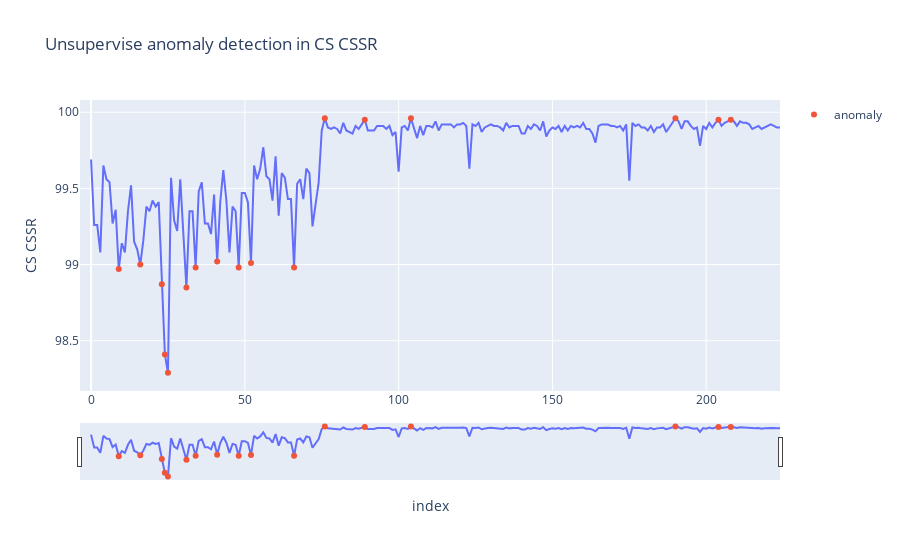

Notebook source saved alongside this figure:
### Code cell
fig = px.line(df, x='index', y='CS CSSR', title='Unsupervise anomaly detection in CS CSSR')
fig.add_trace(go.Scatter(x=ocsvm_anomaly_df["index"].to_list(),
                        y=ocsvm_anomaly_df["CS CSSR"].to_list(),
                        mode='markers',
                        name='anomaly'))
fig.update_xaxes(rangeslider_visible=True)
fig

### Figure 1 — Plotly figure (JSON) as saved in the notebook; plotly's stock layout.template omitted (floating-point values rounded to 4 significant figures; data arrays with more than 128 entries replaced by an {"elided": "..."} marker saying what was removed)
{"data": [{"hovertemplate": "index=%{x}<br>CS CSSR=%{y}<extra></extra>", "legendgroup": "", "line": {"color": "#636efa", "dash": "solid"}, "mode": "lines", "name": "", "orientation": "v", "showlegend": false, "type": "scatter", "x": {"elided": "225 int values"}, "xaxis": "x", "y": {"elided": "225 float values"}, "yaxis": "y"}, {"mode": "markers", "name": "anomaly", "type": "scatter", "x": [9, 16, 23, 24, 25, 31, 34, 41, 48, 52, 66, 76, 89, 104, 190, 204, 208], "y": [98.97, 99, 98.87, 98.41, 98.29, 98.85, 98.98, 99.02, 98.98, 99.01, 98.98, 99.96, 99.95, 99.96, 99.96, 99.95, 99.95]}], "layout": {"legend": {"tracegroupgap": 0}, "title": {"text": "Unsupervise anomaly detection in CS CSSR"}, "xaxis": {"anchor": "y", "domain": [0, 1], "rangeslider": {"visible": true}, "title": {"text": "index"}}, "yaxis": {"anchor": "x", "domain": [0, 1], "title": {"text": "CS CSSR"}}}}
